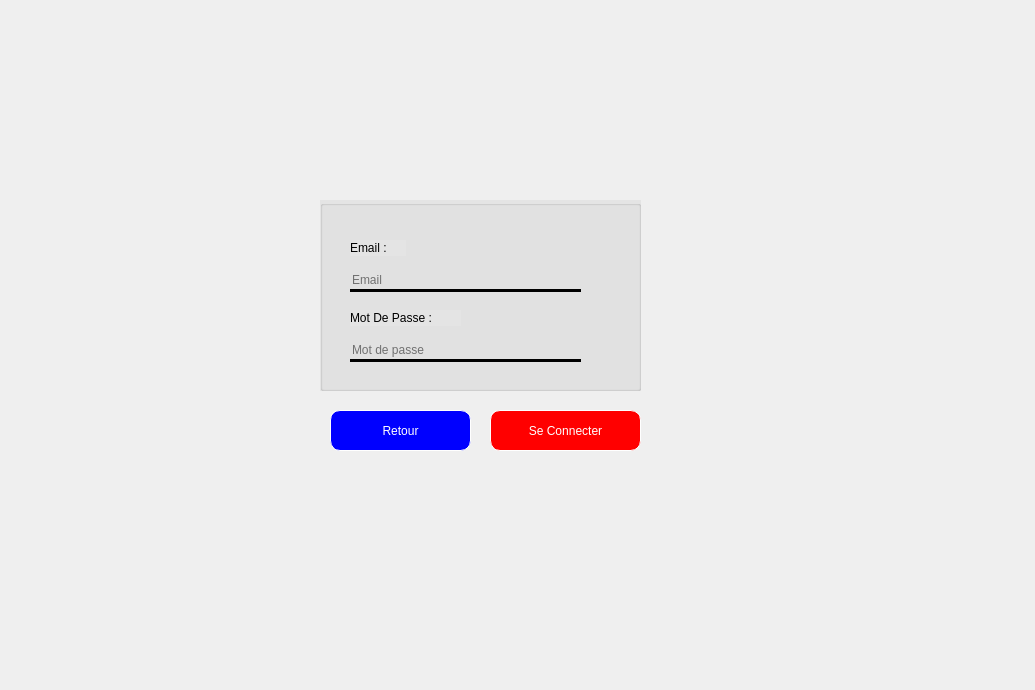
<?xml version="1.0" encoding="UTF-8"?>
<ui version="4.0">
 <class>lsponsore</class>
 <widget class="QDialog" name="lsponsore">
  <property name="geometry">
   <rect>
    <x>0</x>
    <y>0</y>
    <width>1035</width>
    <height>690</height>
   </rect>
  </property>
  <property name="windowTitle">
   <string>Dialog</string>
  </property>
  <widget class="QLabel" name="label">
   <property name="geometry">
    <rect>
     <x>-10</x>
     <y>0</y>
     <width>1031</width>
     <height>681</height>
    </rect>
   </property>
   <property name="styleSheet">
    <string notr="true">border-image: url(:/new/prefix1/Background.png);</string>
   </property>
   <property name="text">
    <string/>
   </property>
  </widget>
  <widget class="QGroupBox" name="groupBox_2">
   <property name="geometry">
    <rect>
     <x>320</x>
     <y>200</y>
     <width>321</width>
     <height>191</height>
    </rect>
   </property>
   <property name="styleSheet">
    <string notr="true">font: 9pt &quot;Sitka&quot;;
background-color: rgb(228, 228, 228);</string>
   </property>
   <property name="title">
    <string/>
   </property>
   <widget class="QLabel" name="label_4">
    <property name="geometry">
     <rect>
      <x>30</x>
      <y>40</y>
      <width>56</width>
      <height>16</height>
     </rect>
    </property>
    <property name="text">
     <string>Email :</string>
    </property>
   </widget>
   <widget class="QLabel" name="label_5">
    <property name="geometry">
     <rect>
      <x>30</x>
      <y>110</y>
      <width>111</width>
      <height>16</height>
     </rect>
    </property>
    <property name="text">
     <string>Mot De Passe :</string>
    </property>
   </widget>
   <widget class="QLineEdit" name="lineEdit_email">
    <property name="geometry">
     <rect>
      <x>30</x>
      <y>70</y>
      <width>231</width>
      <height>22</height>
     </rect>
    </property>
    <property name="styleSheet">
     <string notr="true">background-color: transparent;
border:none;
 border-bottom: 3px solid black;</string>
    </property>
    <property name="placeholderText">
     <string>Email</string>
    </property>
   </widget>
   <widget class="QLineEdit" name="lineEdit_motdepasse">
    <property name="geometry">
     <rect>
      <x>30</x>
      <y>140</y>
      <width>231</width>
      <height>22</height>
     </rect>
    </property>
    <property name="styleSheet">
     <string notr="true">background-color: transparent;
border:none;
 border-bottom: 3px solid black;</string>
    </property>
    <property name="placeholderText">
     <string>Mot de passe</string>
    </property>
   </widget>
  </widget>
  <widget class="QPushButton" name="Retour">
   <property name="geometry">
    <rect>
     <x>330</x>
     <y>410</y>
     <width>141</width>
     <height>41</height>
    </rect>
   </property>
   <property name="styleSheet">
    <string notr="true">background-color: #0000ff;
border :1px solid rgb(255, 255, 255);
border-radius :10px;
color: #FFF;
padding-left: 20px;
padding-right:20px;
</string>
   </property>
   <property name="text">
    <string>Retour</string>
   </property>
  </widget>
  <widget class="QPushButton" name="Connecter">
   <property name="geometry">
    <rect>
     <x>490</x>
     <y>410</y>
     <width>151</width>
     <height>41</height>
    </rect>
   </property>
   <property name="styleSheet">
    <string notr="true">background-color: red;
border :1px solid rgb(255, 255, 255);
border-radius :10px;
color: #FFF;
padding-left: 20px;
padding-right:20px;
</string>
   </property>
   <property name="text">
    <string>Se Connecter</string>
   </property>
  </widget>
 </widget>
 <resources/>
 <connections/>
</ui>
